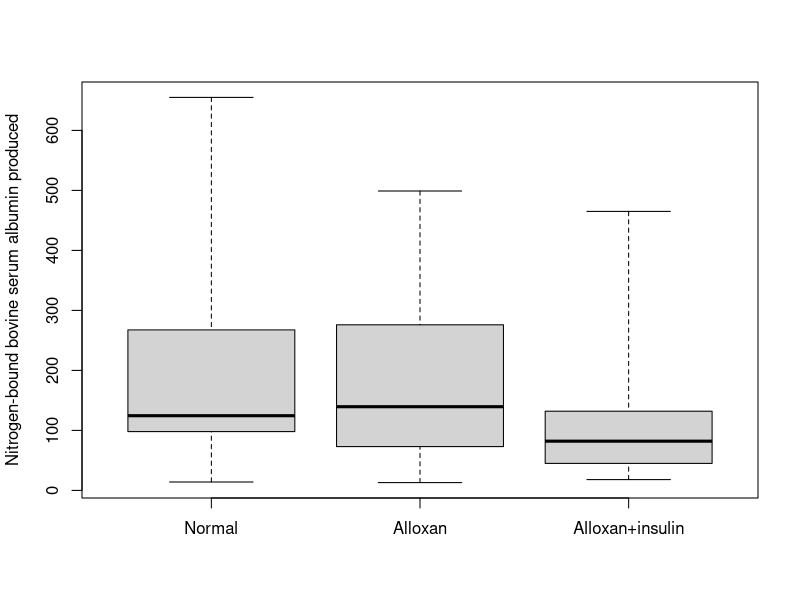
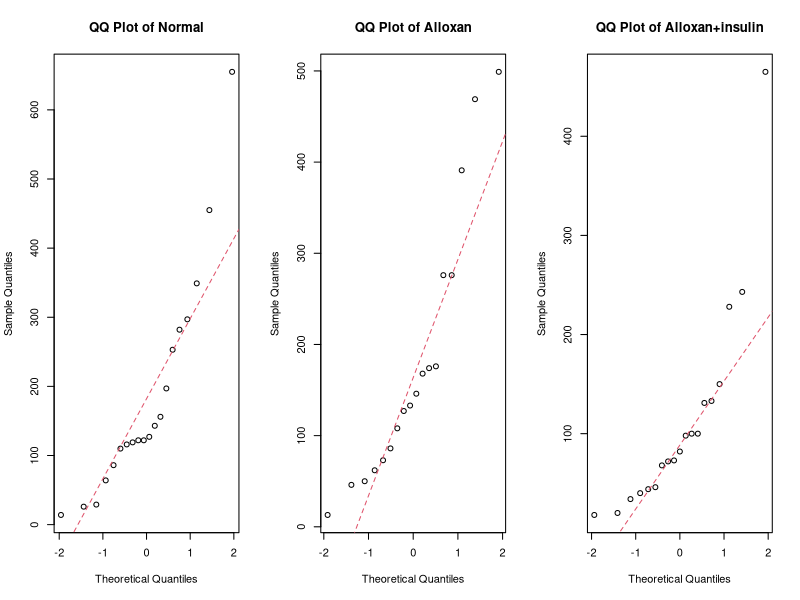
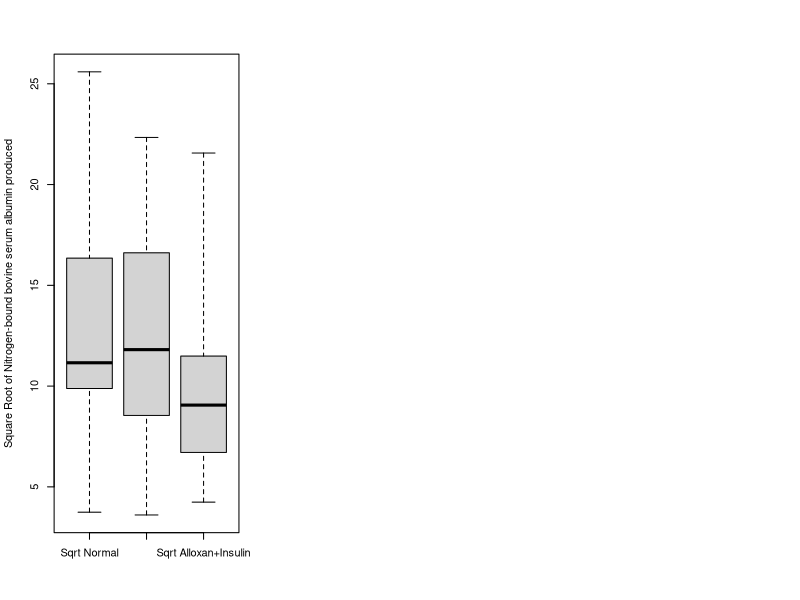
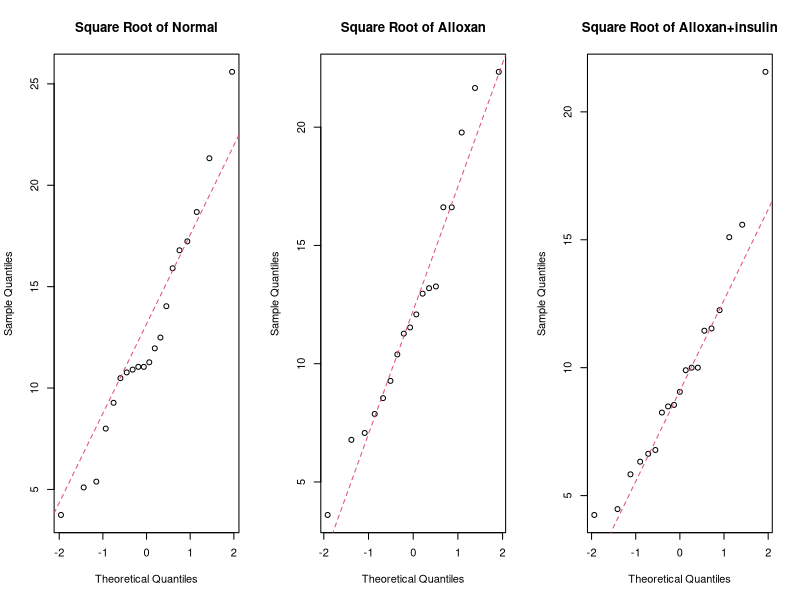

These charts were generated, in order, by the following R code:
## ---- chunk 1
knitr::opts_chunk$set(echo = TRUE)
## ---- chunk 2
library(ggplot2)

normal=c(156, 282, 197, 297, 116, 127, 119, 29, 
253, 122, 349, 110, 143, 64, 26, 86, 122, 455, 655, 14)
alloxan=c(391, 46, 469, 86, 174, 133, 13, 499,
168, 62, 127, 276, 176, 146, 108, 276, 50, 73)
insulin=c(82, 100, 98, 150, 243, 68, 228, 131,
73, 18, 20, 100, 72, 133, 465, 40, 46, 34, 44)
    
boxplot(normal, alloxan, insulin, range=0, 
    names=c("Normal","Alloxan","Alloxan+insulin"),
    ylab="Nitrogen-bound bovine serum albumin produced")

par(mfrow = c(1, 3))

qqnorm(normal, main = "QQ Plot of Normal", xlab = "Theoretical Quantiles", ylab = "Sample Quantiles")
qqline(normal, col = 2, lty = 2) 

qqnorm(alloxan, main = "QQ Plot of Alloxan", xlab = "Theoretical Quantiles", ylab = "Sample Quantiles")
qqline(alloxan, col = 2, lty = 2) 

qqnorm(insulin, main = "QQ Plot of Alloxan+insulin", xlab = "Theoretical Quantiles", ylab = "Sample Quantiles")
qqline(insulin, col = 2, lty = 2) 

print(sd(normal))
print(sd(alloxan))
print(sd(insulin))

## ---- chunk 3
snormal=sqrt(normal)
salloxan=sqrt(alloxan)
sinsulin=sqrt(insulin)

boxplot(snormal, salloxan, sinsulin, range=0, 
    names=c("Sqrt Normal","Sqrt Alloxan","Sqrt Alloxan+Insulin"),
    ylab="Square Root of Nitrogen-bound bovine serum albumin produced")

par(mfrow = c(1, 3))

qqnorm(snormal, main = "Square Root of Normal", xlab = "Theoretical Quantiles", ylab = "Sample Quantiles")
qqline(snormal, col = 2, lty = 2) 

qqnorm(salloxan, main = "Square Root of Alloxan", xlab = "Theoretical Quantiles", ylab = "Sample Quantiles")
qqline(salloxan, col = 2, lty = 2) 

qqnorm(sinsulin, main = "Square Root of Alloxan+insulin", xlab = "Theoretical Quantiles", ylab = "Sample Quantiles")
qqline(sinsulin, col = 2, lty = 2) 

print(sd(snormal))
print(sd(salloxan))
print(sd(sinsulin))
## ---- chunk 4
sqrtall=c(snormal, salloxan, sinsulin)

n1=length(normal)
n2=length(alloxan)
n3=length(insulin)

N=length(sqrtall)

total_mean=mean(sqrtall)

snorm_mean=mean(snormal)
sall_mean=mean(salloxan)
sinsul_mean=mean(sinsulin)

SSB=n1*(snorm_mean-total_mean)^2+n2*(sall_mean-total_mean)^2+n3*(sinsul_mean-total_mean)^2

SSW=sum((snormal-snorm_mean)^2)+sum((salloxan-sall_mean)^2)+sum((sinsulin-sinsul_mean)^2)

x.all=c(snormal,salloxan,sinsulin)
group = factor(c(rep(1,20),rep(2,18),rep(3,19)))
print(summary(aov(lm(x.all ~ group))))
